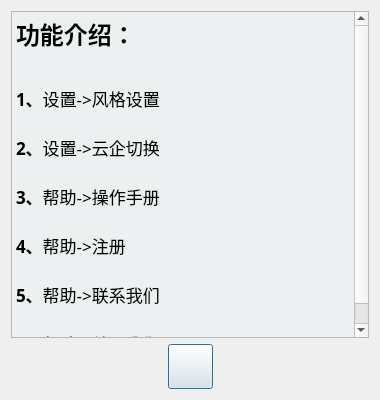
<?xml version="1.0" encoding="UTF-8"?>
<ui version="4.0">
 <class>Dialog</class>
 <widget class="QDialog" name="Dialog">
  <property name="geometry">
   <rect>
    <x>0</x>
    <y>0</y>
    <width>380</width>
    <height>400</height>
   </rect>
  </property>
  <property name="minimumSize">
   <size>
    <width>380</width>
    <height>400</height>
   </size>
  </property>
  <property name="maximumSize">
   <size>
    <width>380</width>
    <height>400</height>
   </size>
  </property>
  <property name="font">
   <font>
    <family>Heiti SC</family>
   </font>
  </property>
  <property name="windowTitle">
   <string>操作手册</string>
  </property>
  <property name="windowIcon">
   <iconset>
    <normaloff>:/root/DiVTAnFBWTZFfRV.png</normaloff>:/root/DiVTAnFBWTZFfRV.png</iconset>
  </property>
  <layout class="QVBoxLayout" name="verticalLayout">
   <item>
    <widget class="QTextBrowser" name="textBrowser_Operate_ShouCe">
     <property name="styleSheet">
      <string notr="true">#textBrowser_Operate_ShouCe{
	background-color: rgb(236, 240, 240);
}</string>
     </property>
     <property name="documentTitle">
      <string>操作手册</string>
     </property>
     <property name="readOnly">
      <bool>true</bool>
     </property>
     <property name="html">
      <string>&lt;!DOCTYPE HTML PUBLIC &quot;-//W3C//DTD HTML 4.0//EN&quot; &quot;http://www.w3.org/TR/REC-html40/strict.dtd&quot;&gt;
&lt;html&gt;&lt;head&gt;&lt;meta name=&quot;qrichtext&quot; content=&quot;1&quot; /&gt;&lt;meta charset=&quot;utf-8&quot; /&gt;&lt;title&gt;操作手册&lt;/title&gt;&lt;style type=&quot;text/css&quot;&gt;
p, li { white-space: pre-wrap; }
hr { height: 1px; border-width: 0; }
&lt;/style&gt;&lt;/head&gt;&lt;body style=&quot; font-family:'.AppleSystemUIFont'; font-size:13pt; font-weight:400; font-style:normal;&quot;&gt;
&lt;p style=&quot; margin-top:0px; margin-bottom:0px; margin-left:0px; margin-right:0px; -qt-block-indent:0; text-indent:0px;&quot;&gt;&lt;span style=&quot; font-family:'Heiti SC'; font-size:18pt; font-weight:700;&quot;&gt;功能介绍：&lt;/span&gt;&lt;/p&gt;
&lt;p style=&quot;-qt-paragraph-type:empty; margin-top:0px; margin-bottom:0px; margin-left:0px; margin-right:0px; -qt-block-indent:0; text-indent:0px; font-family:'Heiti SC'; font-size:18pt; font-weight:700;&quot;&gt;&lt;br /&gt;&lt;/p&gt;
&lt;p style=&quot; margin-top:0px; margin-bottom:0px; margin-left:0px; margin-right:0px; -qt-block-indent:0; text-indent:0px;&quot;&gt;&lt;span style=&quot; font-family:'Heiti SC'; font-weight:700;&quot;&gt;1、&lt;/span&gt;&lt;span style=&quot; font-family:'Heiti SC';&quot;&gt;设置-&amp;gt;风格设置&lt;/span&gt;&lt;/p&gt;
&lt;p style=&quot;-qt-paragraph-type:empty; margin-top:0px; margin-bottom:0px; margin-left:0px; margin-right:0px; -qt-block-indent:0; text-indent:0px; font-family:'Heiti SC';&quot;&gt;&lt;br /&gt;&lt;/p&gt;
&lt;p style=&quot; margin-top:0px; margin-bottom:0px; margin-left:0px; margin-right:0px; -qt-block-indent:0; text-indent:0px;&quot;&gt;&lt;span style=&quot; font-family:'Heiti SC'; font-weight:700;&quot;&gt;2、&lt;/span&gt;&lt;span style=&quot; font-family:'Heiti SC';&quot;&gt;设置-&amp;gt;云企切换&lt;/span&gt;&lt;/p&gt;
&lt;p style=&quot;-qt-paragraph-type:empty; margin-top:0px; margin-bottom:0px; margin-left:0px; margin-right:0px; -qt-block-indent:0; text-indent:0px; font-family:'Heiti SC';&quot;&gt;&lt;br /&gt;&lt;/p&gt;
&lt;p style=&quot; margin-top:0px; margin-bottom:0px; margin-left:0px; margin-right:0px; -qt-block-indent:0; text-indent:0px;&quot;&gt;&lt;span style=&quot; font-family:'Heiti SC'; font-weight:700;&quot;&gt;3、&lt;/span&gt;&lt;span style=&quot; font-family:'Heiti SC';&quot;&gt;帮助-&amp;gt;操作手册&lt;/span&gt;&lt;/p&gt;
&lt;p style=&quot;-qt-paragraph-type:empty; margin-top:0px; margin-bottom:0px; margin-left:0px; margin-right:0px; -qt-block-indent:0; text-indent:0px; font-family:'Heiti SC';&quot;&gt;&lt;br /&gt;&lt;/p&gt;
&lt;p style=&quot; margin-top:0px; margin-bottom:0px; margin-left:0px; margin-right:0px; -qt-block-indent:0; text-indent:0px;&quot;&gt;&lt;span style=&quot; font-family:'Heiti SC'; font-weight:700;&quot;&gt;4、&lt;/span&gt;&lt;span style=&quot; font-family:'Heiti SC';&quot;&gt;帮助-&amp;gt;注册&lt;/span&gt;&lt;/p&gt;
&lt;p style=&quot;-qt-paragraph-type:empty; margin-top:0px; margin-bottom:0px; margin-left:0px; margin-right:0px; -qt-block-indent:0; text-indent:0px; font-family:'Heiti SC';&quot;&gt;&lt;br /&gt;&lt;/p&gt;
&lt;p style=&quot; margin-top:0px; margin-bottom:0px; margin-left:0px; margin-right:0px; -qt-block-indent:0; text-indent:0px;&quot;&gt;&lt;span style=&quot; font-family:'Heiti SC'; font-weight:700;&quot;&gt;5、&lt;/span&gt;&lt;span style=&quot; font-family:'Heiti SC';&quot;&gt;帮助-&amp;gt;联系我们&lt;/span&gt;&lt;/p&gt;
&lt;p style=&quot;-qt-paragraph-type:empty; margin-top:0px; margin-bottom:0px; margin-left:0px; margin-right:0px; -qt-block-indent:0; text-indent:0px; font-family:'Heiti SC';&quot;&gt;&lt;br /&gt;&lt;/p&gt;
&lt;p style=&quot; margin-top:0px; margin-bottom:0px; margin-left:0px; margin-right:0px; -qt-block-indent:0; text-indent:0px;&quot;&gt;&lt;span style=&quot; font-family:'Heiti SC'; font-weight:700;&quot;&gt;6、&lt;/span&gt;&lt;span style=&quot; font-family:'Heiti SC';&quot;&gt;帮助-&amp;gt;关于我们&lt;/span&gt;&lt;/p&gt;&lt;/body&gt;&lt;/html&gt;</string>
     </property>
     <property name="overwriteMode">
      <bool>false</bool>
     </property>
     <property name="placeholderText">
      <string>功能介绍</string>
     </property>
    </widget>
   </item>
   <item>
    <layout class="QHBoxLayout" name="horizontalLayout">
     <item>
      <spacer name="horizontalSpacer">
       <property name="orientation">
        <enum>Qt::Horizontal</enum>
       </property>
       <property name="sizeHint" stdset="0">
        <size>
         <width>88</width>
         <height>20</height>
        </size>
       </property>
      </spacer>
     </item>
     <item>
      <widget class="QPushButton" name="pushButton">
       <property name="minimumSize">
        <size>
         <width>45</width>
         <height>45</height>
        </size>
       </property>
       <property name="maximumSize">
        <size>
         <width>45</width>
         <height>45</height>
        </size>
       </property>
       <property name="font">
        <font>
         <family>Heiti SC</family>
        </font>
       </property>
       <property name="styleSheet">
        <string notr="true">border-image: url(:/root/resources/image/close_3.svg);</string>
       </property>
       <property name="text">
        <string/>
       </property>
      </widget>
     </item>
     <item>
      <spacer name="horizontalSpacer_2">
       <property name="orientation">
        <enum>Qt::Horizontal</enum>
       </property>
       <property name="sizeHint" stdset="0">
        <size>
         <width>108</width>
         <height>20</height>
        </size>
       </property>
      </spacer>
     </item>
    </layout>
   </item>
  </layout>
 </widget>
 <resources>
  <include location="resources.qrc"/>
 </resources>
 <connections/>
</ui>
